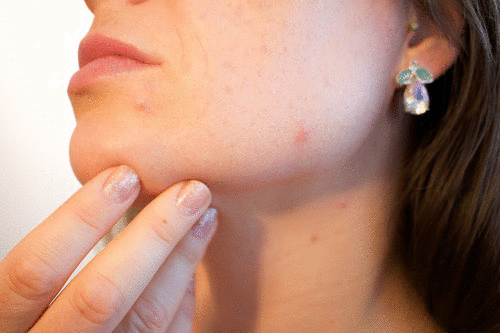
#> input picture blemish.png, 500 x 333 px
$ python blemish_removal.py   (older library calls are emulated)
#> lines starting #> are read from the running program, lines starting #| are printed output that depends on the picture
import cv2
import matplotlib.pyplot as plt
import numpy as np
import math

coordinates = []
patches = []


# [47 lines left out: function RemoveBlemish, not called in this run]


image = cv2.imread('blemish.png',cv2.IMREAD_UNCHANGED)
#> image is the input picture: shape (333, 500, 3); mean B, G, R 120.6, 139, 181.5
B,G,R = cv2.split(image)
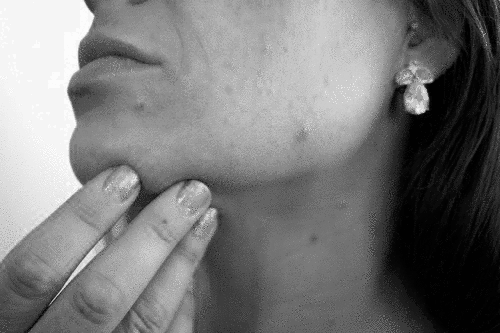
#> B: shape (333, 500); min 1, max 252, mean 120.6
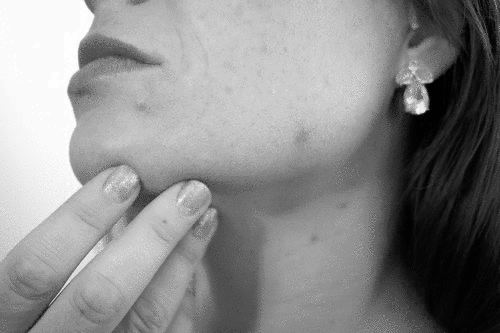
#> G: shape (333, 500); min 1, max 254, mean 139
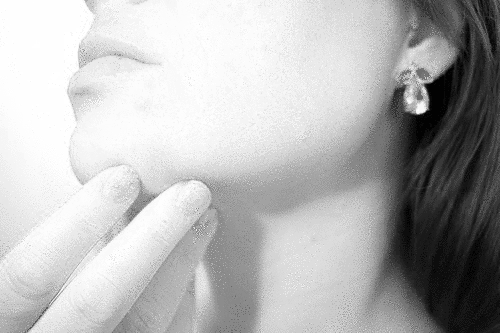
#> R: shape (333, 500); min 2, max 255, mean 181.5
image = cv2.merge((R,G,B))
imageCopy = image.copy()
cv2.namedWindow("Window")
cv2.setMouseCallback("Window", RemoveBlemish)
k = 0

while k != 27:
    cv2.imshow("Window",image[:,:,[2,1,0]])
    k = cv2.waitKey(20) & 0xFF
#> (key Esc is pressed here)

    if k == 99:
        source= dummy.copy()

cv2.destroyAllWindows()
